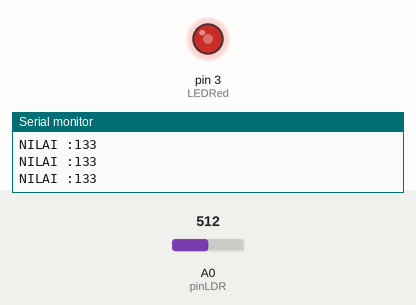
Recording of a sketch running on a simulated Arduino Uno, built with avr-gcc and run on an emulated ATmega328P. On the bench: output pins drawn as LEDs (lit = HIGH), the last lines printed to the serial monitor. The test bench sets the inputs (shaded band); at power-on: A0 (pinLDR) = 512.

Above: at 1.2 s.
1.3 s: A0 (pinLDR) set to 46
At 1.9 s:
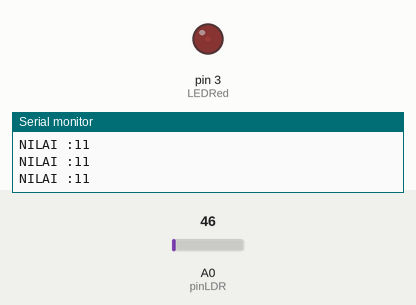
2.8 s: A0 (pinLDR) set to 39
At 4.1 s:
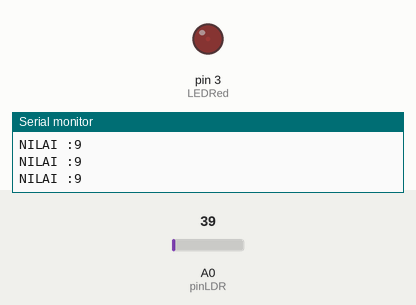
5.8 s: A0 (pinLDR) set to 900
At 6.7 s:
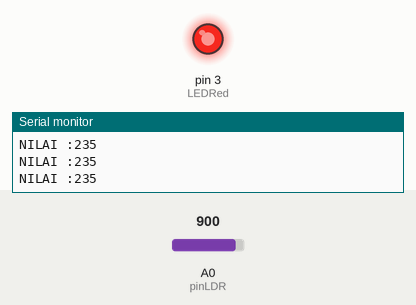
7.3 s: A0 (pinLDR) set to 393
At 7.8 s:
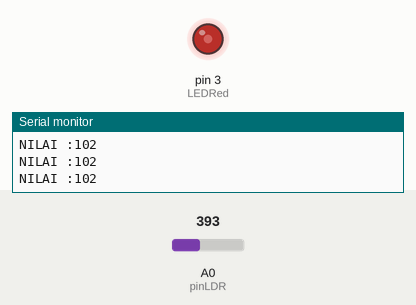
8.8 s: A0 (pinLDR) set to 367
At 10.0 s:
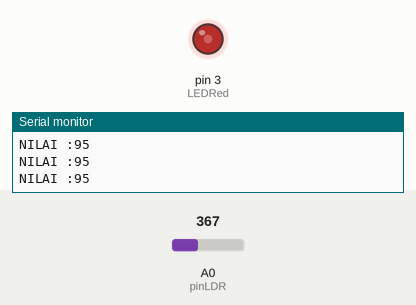
10.3 s: A0 (pinLDR) set to 511
At 11.1 s:
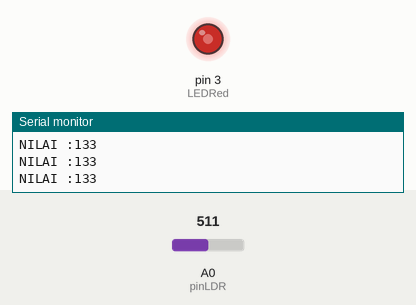
Timing chart, 0 to 12.8 s (numbered marks = the images above; inputs shaded):
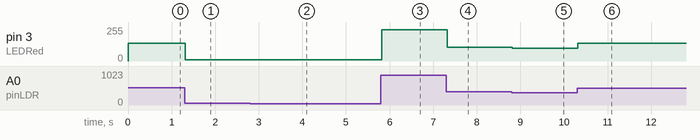

Measured:
- after the input at 1.3 s, pin 3 (LEDRed): 133/255 → 11/255 at once
- after the input at 2.8 s, pin 3 (LEDRed): 11/255 → 9/255 at once
- after the input at 5.8 s, pin 3 (LEDRed): 9/255 → 235/255 at once
- after the input at 7.3 s, pin 3 (LEDRed): 235/255 → 102/255 at once
- after the input at 8.8 s, pin 3 (LEDRed): 102/255 → 95/255 at once
- after the input at 10.3 s, pin 3 (LEDRed): 95/255 → 133/255 at once

The sketch:

1.PWM_LDR.ino
```cpp
//INISIALIASI
int pinLDR=A0;
int LEDRed=3;

void setup() {
 Serial.begin(9600);
 pinMode(LEDRed, OUTPUT);
}

void loop() {
  //BACA DATA
  int bacaLDR=analogRead(pinLDR);
  bacaLDR=map(bacaLDR,3,973,0,255);

  //PRINT TO SERIAL
  Serial.print("NILAI :");
  Serial.print(bacaLDR);
  Serial.println();

  //LOGIKA
  analogWrite(LEDRed, bacaLDR);
}
```
